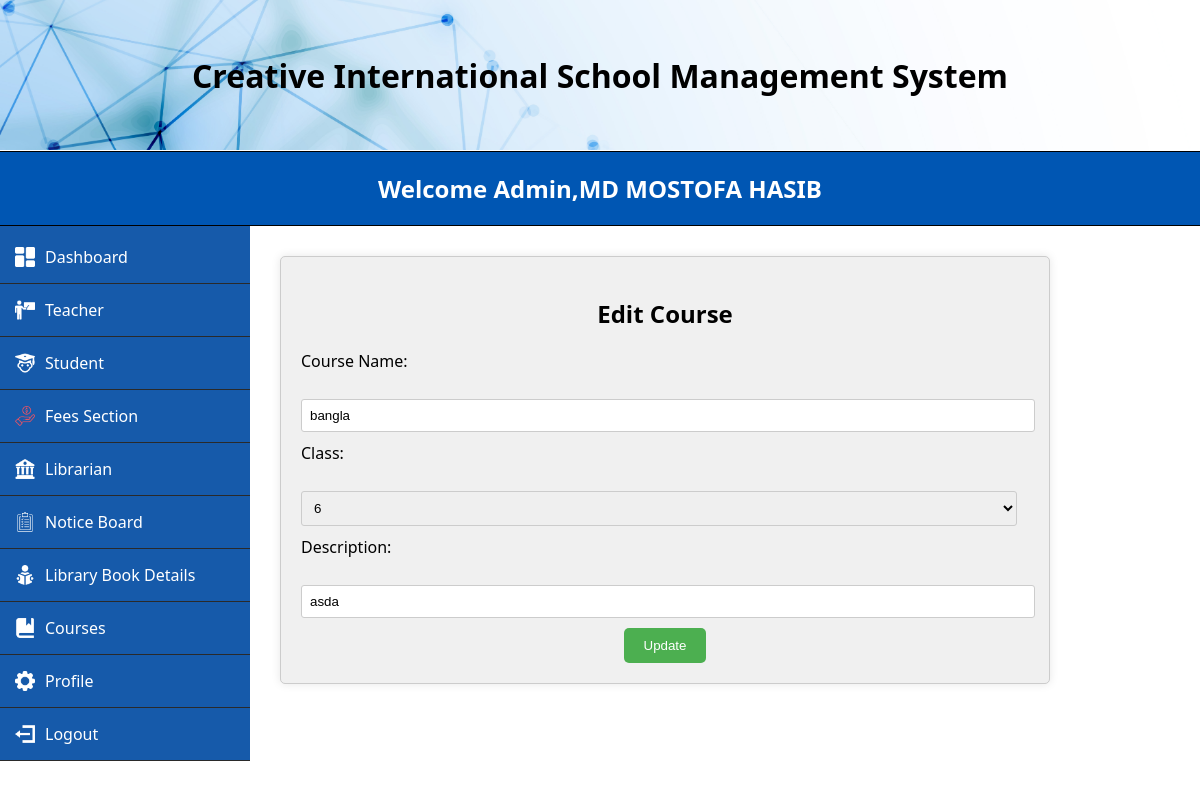
The page /MVC/Views/editCourse.php?id=1 (signed in) on the database its author committed.
### tables this page shows
CREATE TABLE `course` (
  `id` varchar(100) NOT NULL,
  `name` varchar(100) NOT NULL,
  `class` varchar(100) NOT NULL,
  `description` varchar(100) NOT NULL
);

### MVC/Models/userModel.php (called while the page is built, shortened)
<?php
function getCourseById($id) {
    $conn = conn();
    $sql = "SELECT * FROM course WHERE id='$id'";
    $result = $conn->query($sql);
    if ($result->num_rows > 0) {
        $row = $result->fetch_assoc();
        return $row;
    } else {
        mysqli_close($conn);
        return null;
    }
}
?>

### MVC/Views/editCourse.php (the view, shortened to what this page needs)
<?php
    $courseId = isset($_GET['id']) ? $_GET['id'] : null;
    require_once('../Models/userModel.php');
    $course = getCourseById($courseId);
?>
<!DOCTYPE html>
<html lang="en">
<head>
    <link rel="stylesheet" href="../../css/adminStyle.css">
    <link rel="stylesheet" href="../../css/addTeacher.css">
</head>
<body>
    <div class="header">
    <h1>Creative International School Management System</h1>
    </div>
    <div class="brand-name">
        <h1>Welcome Admin,<?php echo $_SESSION['name']; ?></h1>
    </div>
    <form action="">
    <div class="side-menu">
        <ul>
            <li><a href="adminDash.php"><img src="../../images/dashboard (2).png" alt=""> Dashboard</a></li>
			<li class="dropdown">
                <a href="addTeacher.php"><img src="../../images/teacher2.png" alt=""> Teacher</a>
            </li>
			<li class="dropdown">
                <a href="addStudent.php"><img src="../../images/student-32.png" alt=""> Student</a>
            </li>
            <li><a href="fees.php"><img src="../../images/income.png" alt=""> Fees Section</a></li>
			<li class="dropdown">
                <a href="addLibrarian.php"><img src="../../images/library-32.png" alt=""> Librarian</a>
            </li>
            <li><a href="noticePost.php"><img src="../../images/clipboard-2-32.png" alt=""> Notice Board</a></li>
            <li><a href="libraryBookInfo.php"><img src="../../images/reading-book (1).png" alt=""> Library Book Details</a></li>
            <li class="dropdown">
                <a href="../Controllers/addCourseController.php"><img src="../../images/book-2-32.png" alt=""> Courses</a>
            </li>
            <li class="dropdown">
                <a href="viewProfile.php"><img src="../../images/settings.png" alt=""> Profile</a>
            </li>
            <li><a href="../Controllers/logout.php"><img src="../../images/account-logout-32.png" alt=""> Logout</a></li>
        </ul>
    </div>
    </form>
    <div class="content">
        <form action="../Controllers/editCourseCheckController.php" method="POST" id="edit-course-form">
            <h2 align="center">Edit Course</h2>
            <label for="name">Course Name:</label><br>
            <input type="text" id="name" name="name" value="<?php echo ($course) ? $course['name'] : ''; ?>"><br>
            <label for="class">Class:</label><br>
            <select name="class" id="class">
                <option value="6" <?php echo ($course && $course['class'] == '6') ? 'selected' : ''; ?>>6</option>
            </select><br>
            <label for="description">Description:</label><br>
            <input type="text" id="description" name="description" value="<?php echo ($course) ? $course['description'] : ''; ?>"><br>
            <div class="form-group">
                <button type="submit" name="submit">Update</button>
            </div>
        </form>
    </div>
</body>
</html>

### css/adminStyle.css (style rules this page uses)
body { font-family: 'Segoe UI', Tahoma, Geneva, Verdana, sans-serif; margin: 0; padding: 0; }
.header { width: 100%; height: 150px; background-image: url('../images/loginBackground.jpg'); background-size: cover; background-repeat: no-repeat; background-position: center; display: flex; justify-content: center; align-items: center; margin-bottom: 1px; }
.brand-name { padding: 20px; display: flex; justify-content: center; align-items: center; background-color: #0056b3; border-bottom: 1px solid black; border-top: 1px solid black; }
.brand-name h1 { font-size: 24px; margin: 0; color: #fff; }
.side-menu { width: 250px; background-color: #165aaa; padding-top: 5px; padding-left: 0px; transition: left 0.3s ease; text-align: center; }
ul { list-style-type: none; padding-left: 0px; margin: 0; text-align: center; }
li { padding: 15px; border-bottom: 0.5px solid #2a2a2a; transition: background-color 0.3s ease; text-align: center; }
li a { color: #fff; text-decoration: none; display: flex; align-items: center; }
li img { margin-right: 10px; width: 20px; }
.content { flex-grow: 1; padding: 20px; }

### css/addTeacher.css (style rules this page uses)
.brand-name { padding: 20px; display: flex; justify-content: center; align-items: center; background-color: #0056b3; border-bottom: 1px solid black; border-top: 1px solid black; }
.brand-name h1 { font-size: 24px; margin: 0; color: #fff; }
.side-menu { width: 250px; background-color: #165aaa; padding-top: 5px; padding-left: 0px; text-align: center; float: left; }
.content { flex-grow: 1; padding: 10px; margin-left: 270px; }
.content form { width: 50%; margin: auto; padding: 20px; background-color: #f0f0f0; border-radius: 5px; box-shadow: 0 0 10px rgba(0, 0, 0, 0.1); }
.content form label { display: block; margin-bottom: 5px; }
.content form { width: 80%; margin: 20px auto; padding: 20px; margin-right: 30px; margin-left: 0; background-color: #f0f0f0; border-radius: 5px; box-shadow: 0 0 10px rgba(0, 0, 0, 0.1); border: 1px solid #ccc; }
.content form input[type="text"], .content form input[type="email"], .content form input[type="password"], .content form select, .content form input[type="date"] { width: calc(100% - 12px); padding: 8px; margin-bottom: 10px; border: 1px solid #ccc; border-radius: 3px; }

### MVC/Views/editCourse.php (style rules this page uses)
.brand-name { padding: 20px; display: flex; justify-content: center; align-items: center; background-color: #0056b3; border-bottom: 1px solid black; border-top: 1px solid black; }
.brand-name h1 { font-size: 24px; margin: 0; color: #fff; }
.side-menu { width: 250px; background-color: #165aaa; padding-top: 5px; padding-left: 0px; text-align: center; float: left; }
.content { flex-grow: 1; padding: 10px; margin-left: 270px; }
.form-group { text-align: center; }
.form-group button { background-color: #4CAF50; color: white; padding: 10px 20px; border: none; border-radius: 5px; cursor: pointer; transition: background-color 0.3s ease; }

### rows shown on the page
course: name "bangla", class "6", description "asda"

### other values the page prints
$_SESSION['name'] "MD MOSTOFA HASIB"
